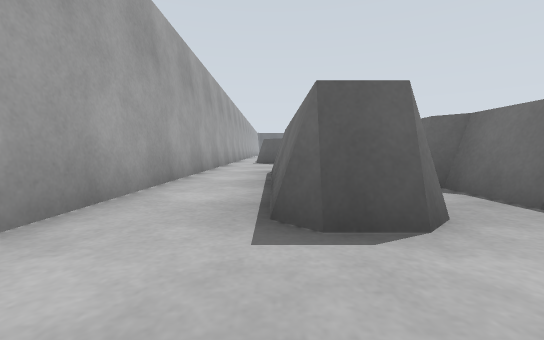
View 1 (above)

24 first-person views from a walk through a world built for the Gazebo simulator. The camera is 0.5 m above the floor, tilts 4° down and sees 90° across. The floor is counted in squares, 1 m on a side. Each view is taken from the middle of a square. On the plan, view 1 faces up. The plan holds only what a view shows up to about 9 squares ahead; the rest is blank.

View 2
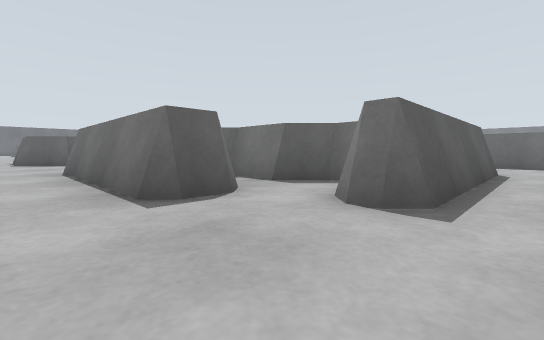

View 3
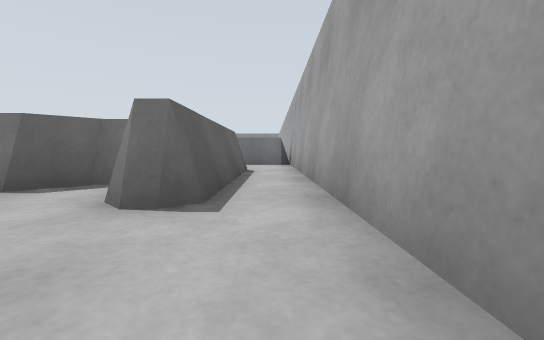

View 4
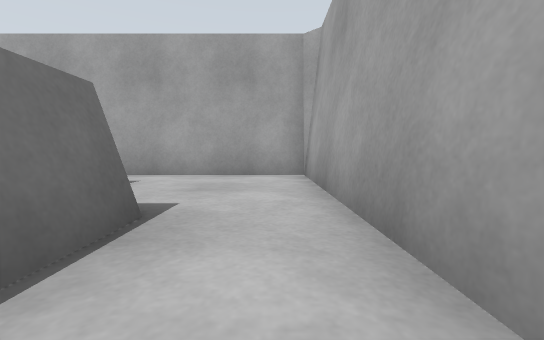

View 5
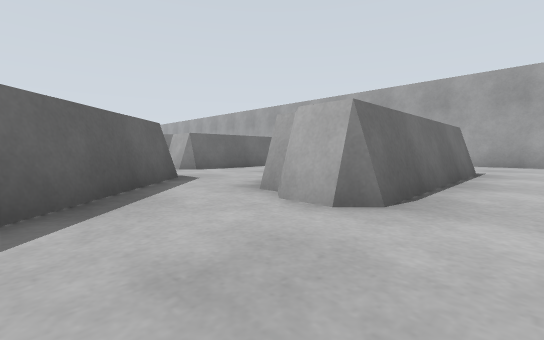

View 6
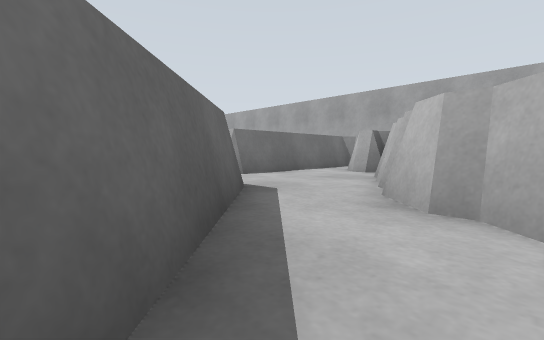

View 7
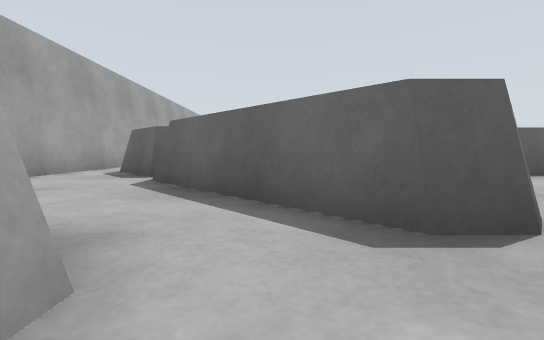

View 8
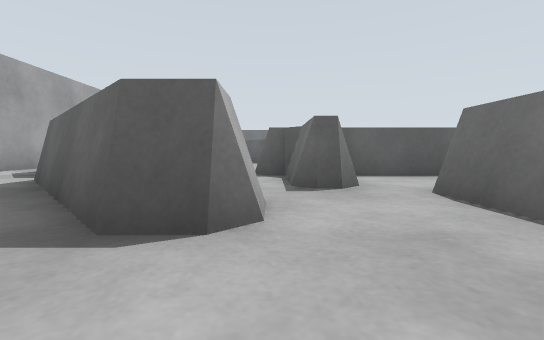

View 9
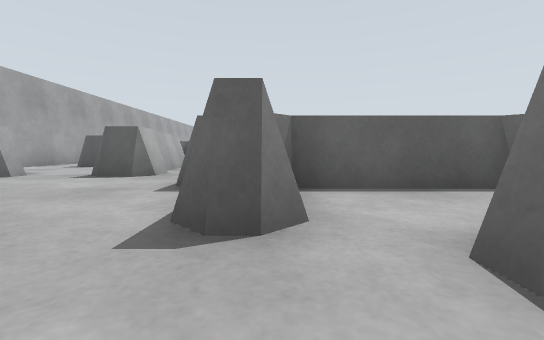

View 10
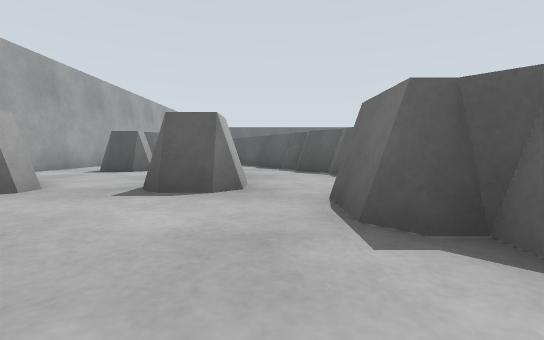

View 11
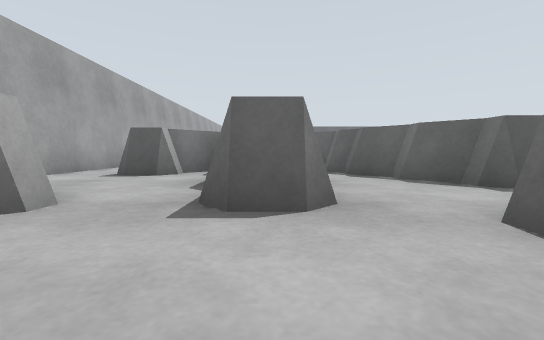

View 12
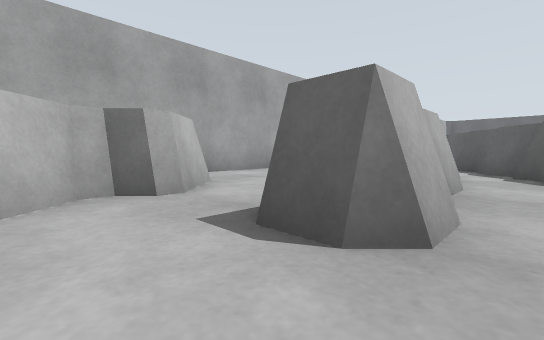

View 13
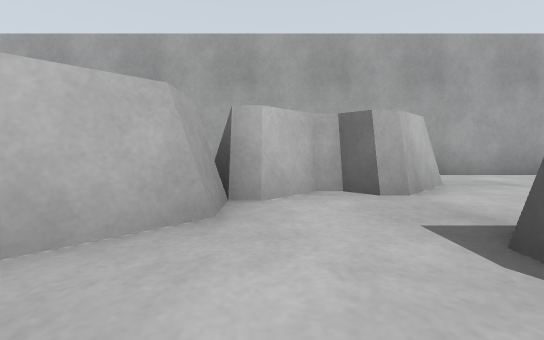

View 14
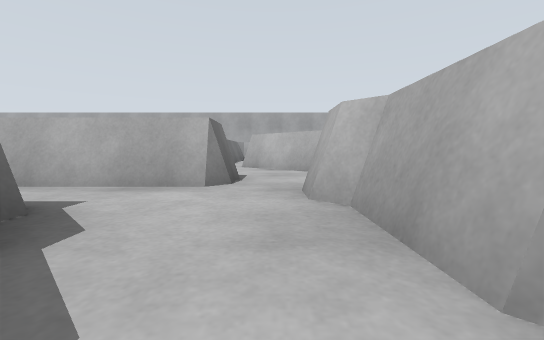

View 15
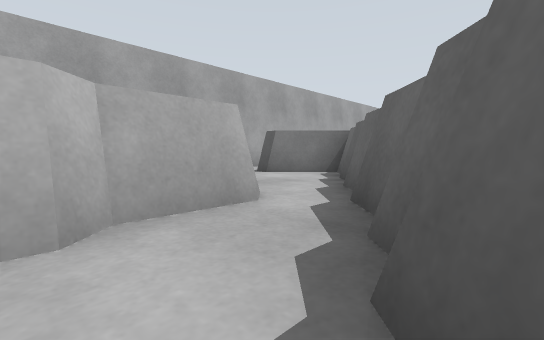

View 16
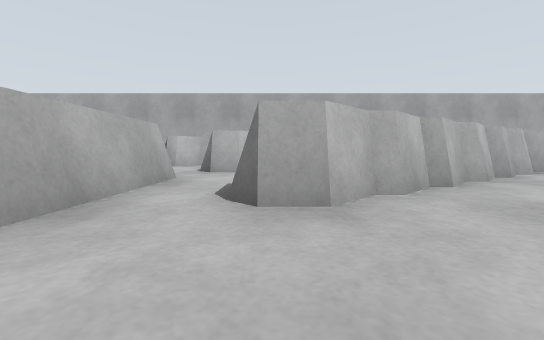

View 17
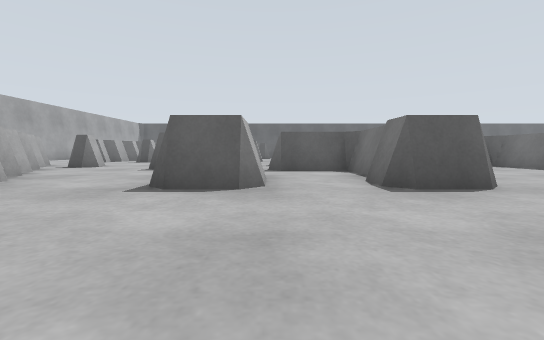

View 18
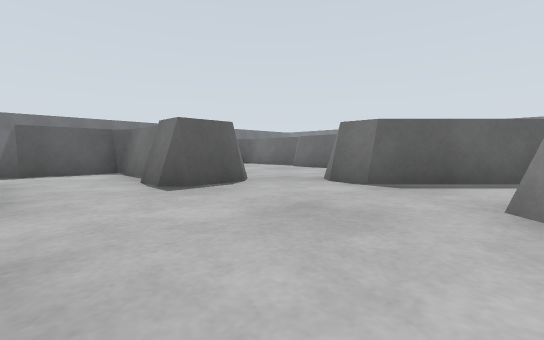

View 19
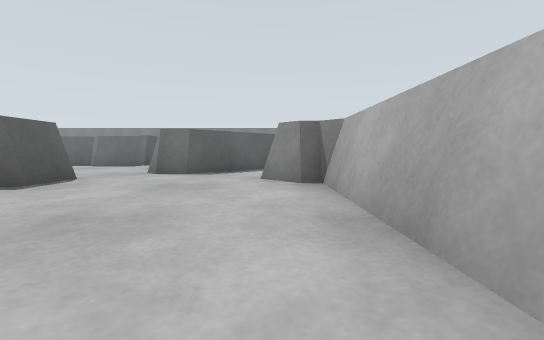

View 20
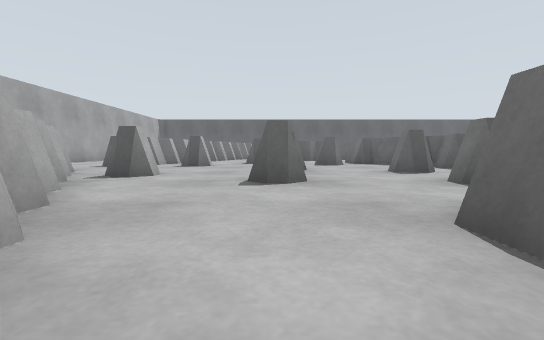

View 21
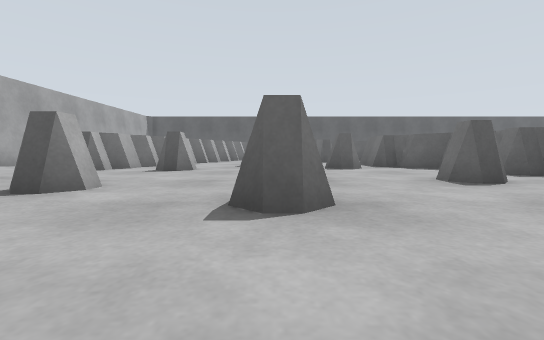

View 22
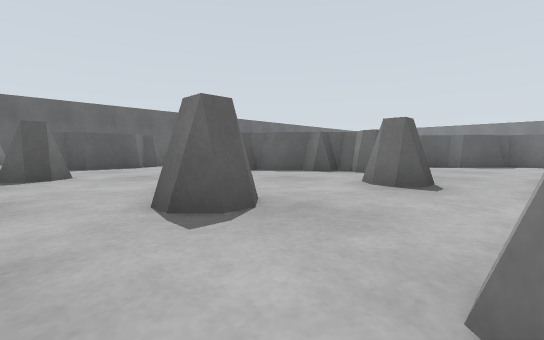

View 23
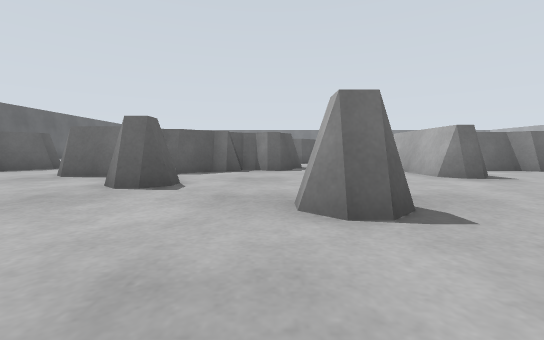

View 24
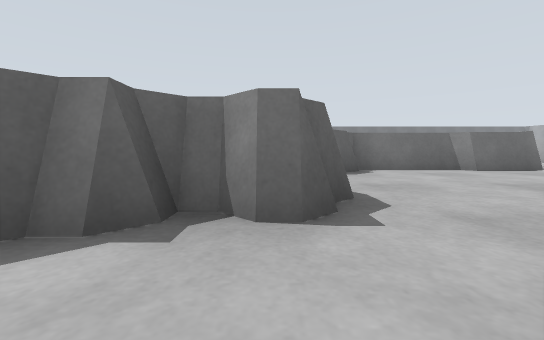

### Floor plan
Key: @ floor where view 1 was taken; # wall or solid block; . floor; = window, fence, low wall or low ledge; v drop or lower ground.
Columns run from 2 left of view 1 to 18 right of it. Each row starts with its distance up from view 1.
 31               ==
 30          ====..=
 29          .....
 28          ....=
 27      = .==...=
 26     == ....=.==
 25    .=.==......==
 24    ...........=v  =
 23     =....==.==.=..==
 22     =.=.....=......==
 21 #  ====..=.........==
 20 # ===v=..=..====...==
 19 # ...==.......=  ..==
 18 #   ..==...==.= ...=
 17 #. =#==v=..==.==...=
 16 #.== =.==.......=.
 15 #...==..==......==
 14 #...==..==.......==
 13 #.#..=.........=..=
 12 #.==...=======#=
 11 #.==...=v===
 10 #..==...=...
  9 #...==..=..
  8 #....==..=
  7 #..=..==.=
  6 #.===....
  5 #.= #...==
  4 #.= ==..=
  3 #.= .#=.=
  2 #.==.==.=
  1 #....=  =
  0 #.@.#=##=..=
 -1 #..........=
 -2 ############

Where each view was taken, in squares from view 1:
view 1: 0 up, 0 right, facing up
view 2: 1 down, 1 left, facing up-right
view 3: 1 down, 1 left, facing right
view 4: 4 up, 1 left, facing down
view 5: 9 up, 1 left, facing down-right
view 6: 9 up, 1 right, facing down-right
view 7: 5 up, 3 right, facing up
view 8: 5 up, 5 right, facing up
view 9: 7 up, 6 right, facing up
view 10: 9 up, 4 right, facing up
view 11: 10 up, 3 right, facing up
view 12: 11 up, 4 right, facing up-left
view 13: 11 up, 4 right, facing left
view 14: 16 up, 4 right, facing down
view 15: 15 up, 5 right, facing up-left
view 16: 14 up, 10 right, facing left
view 17: 13 up, 10 right, facing up
view 18: 13 up, 10 right, facing up-right
view 19: 13 up, 8 right, facing right
view 20: 16 up, 7 right, facing up
view 21: 18 up, 7 right, facing up
view 22: 21 up, 6 right, facing up-right
view 23: 24 up, 5 right, facing right
view 24: 24 up, 10 right, facing right
